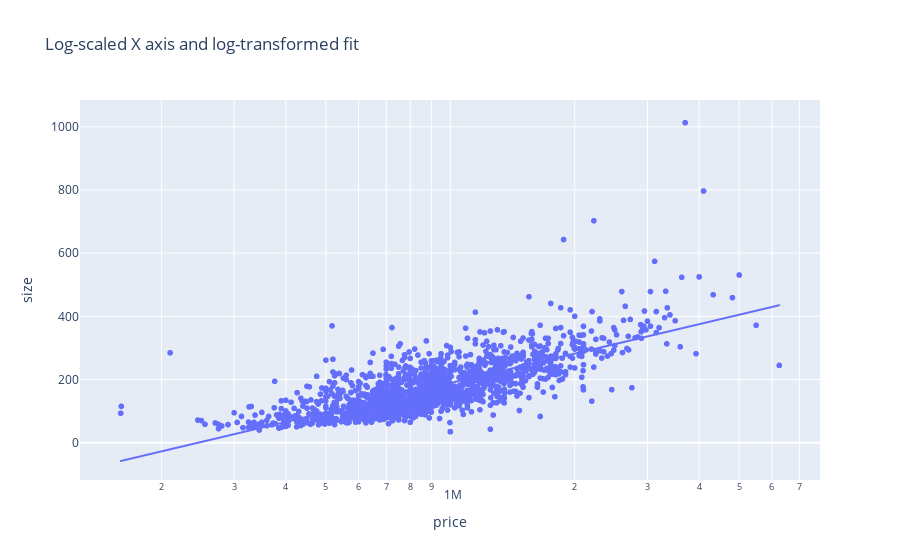

Write notebook code for a chart like this one.
### Code cell
new_size_price = px.scatter(new_train, x="price", y="size", log_x=True, 
                 trendline="ols", trendline_options=dict(log_x=True),
                 title="Log-scaled X axis and log-transformed fit")
new_size_price.show()

### Figure 1 — Plotly figure (JSON) as saved in the notebook; plotly's stock layout.template omitted (floating-point values rounded to 4 significant figures; data arrays with more than 128 entries replaced by an {"elided": "..."} marker saying what was removed)
{"data": [{"hovertemplate": "price=%{x}<br>size=%{y}<extra></extra>", "legendgroup": "", "marker": {"color": "#636efa", "symbol": "circle"}, "mode": "markers", "name": "", "showlegend": false, "type": "scattergl", "x": {"elided": "1655 int values"}, "xaxis": "x", "y": {"elided": "1655 float values"}, "yaxis": "y"}, {"hovertemplate": "<b>OLS trendline</b><br>size = 309.575 * log10(price) + -1668.8<br>R<sup>2</sup>=0.547719<br><br>price=%{x}<br>size=%{y} <b>(trend)</b><extra></extra>", "legendgroup": "", "marker": {"color": "#636efa", "symbol": "circle"}, "mode": "lines", "name": "", "showlegend": false, "type": "scattergl", "x": {"elided": "1655 int values"}, "xaxis": "x", "y": {"elided": "1655 float values"}, "yaxis": "y"}], "layout": {"legend": {"tracegroupgap": 0}, "title": {"text": "Log-scaled X axis and log-transformed fit"}, "xaxis": {"anchor": "y", "domain": [0, 1], "title": {"text": "price"}, "type": "log"}, "yaxis": {"anchor": "x", "domain": [0, 1], "title": {"text": "size"}}}}
